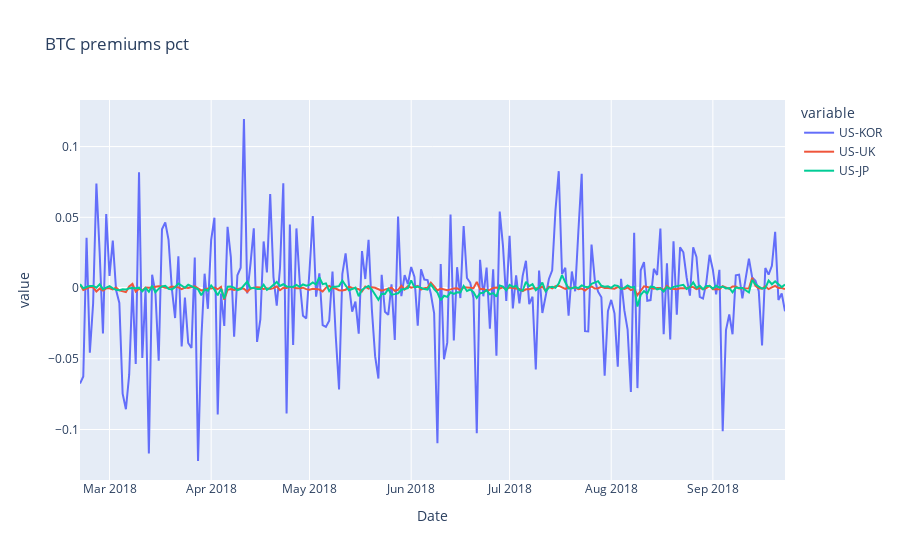

Source (notebook cell):
### Code cell
fig = px.line(cex_df, x=cex_df.index, y=list(cex_df.columns)[4:7][::-1], title='BTC premiums pct')
fig.update_traces(mode="lines", hovertemplate=None)
fig.update_layout(hovermode="x unified")
fig.show()

### Figure 1 — Plotly figure (JSON) as saved in the notebook; plotly's stock layout.template omitted (floating-point values rounded to 4 significant figures; data arrays with more than 128 entries replaced by an {"elided": "..."} marker saying what was removed)
{"data": [{"legendgroup": "US-KOR", "line": {"color": "#636efa", "dash": "solid"}, "marker": {"symbol": "circle"}, "mode": "lines", "name": "US-KOR", "orientation": "v", "showlegend": true, "type": "scatter", "x": {"elided": "216 str values"}, "xaxis": "x", "y": {"elided": "216 float values"}, "yaxis": "y"}, {"legendgroup": "US-UK", "line": {"color": "#EF553B", "dash": "solid"}, "marker": {"symbol": "circle"}, "mode": "lines", "name": "US-UK", "orientation": "v", "showlegend": true, "type": "scatter", "x": {"elided": "216 str values"}, "xaxis": "x", "y": {"elided": "216 float values"}, "yaxis": "y"}, {"legendgroup": "US-JP", "line": {"color": "#00cc96", "dash": "solid"}, "marker": {"symbol": "circle"}, "mode": "lines", "name": "US-JP", "orientation": "v", "showlegend": true, "type": "scatter", "x": {"elided": "216 str values"}, "xaxis": "x", "y": {"elided": "216 float values"}, "yaxis": "y"}], "layout": {"autosize": true, "hovermode": "x unified", "legend": {"title": {"text": "variable"}, "tracegroupgap": 0}, "title": {"text": "BTC premiums pct"}, "xaxis": {"anchor": "y", "autorange": true, "domain": [0, 1], "range": ["2018-02-20", "2018-09-23"], "title": {"text": "Date"}, "type": "date"}, "yaxis": {"anchor": "x", "autorange": true, "domain": [0, 1], "range": [-0.1357, 0.1329], "title": {"text": "value"}, "type": "linear"}}}
